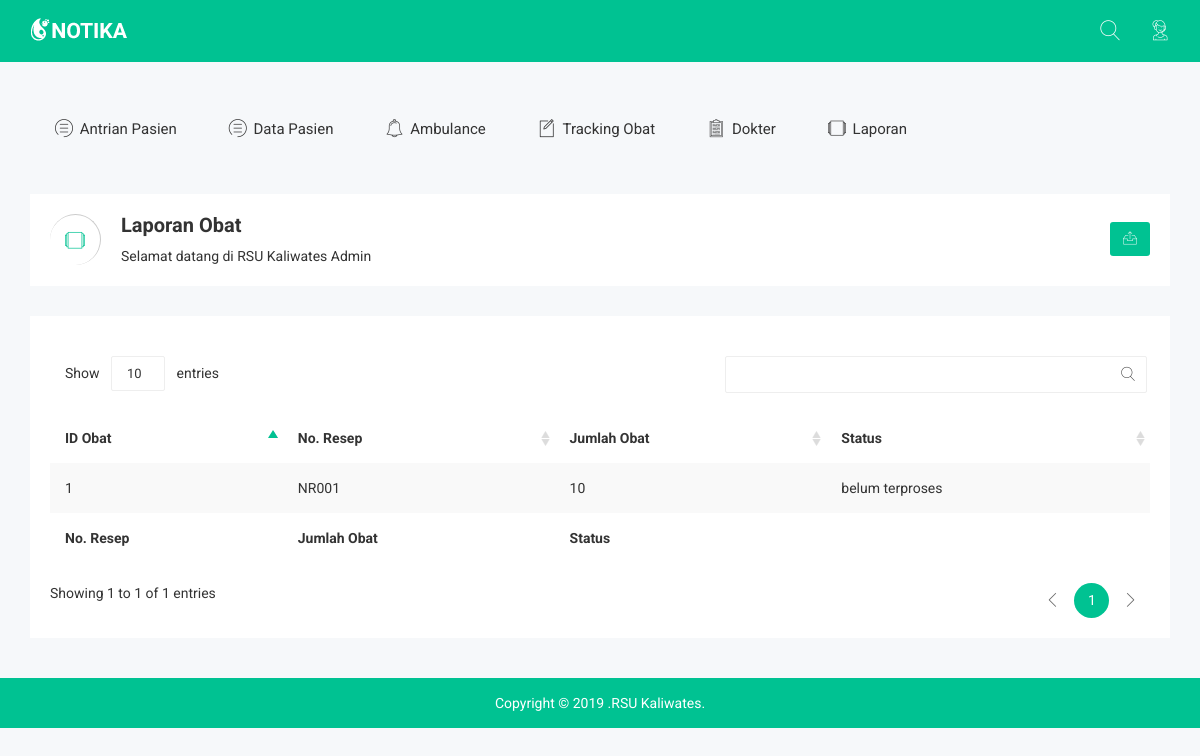
The app's page /index/?laporan=obat (signed in) with its own data.
### tables this page shows
CREATE TABLE `status_obat` (
  `id_obat` int(11) NOT NULL,
  `no_resep` varchar(5) NOT NULL,
  `jml_obat` varchar(2) NOT NULL,
  `status` enum('belum terproses','dirproses','selesai','') NOT NULL
);

### laporan/laporanobat.php (the view, shortened to what this page needs)
<?php
        include '../config.php';
?>
<!doctype html>
<html class="no-js" lang="">
<head>
    <link rel="stylesheet" href="../css/bootstrap.min.css">
    <link rel="stylesheet" href="../css/font-awesome.min.css">
    <link rel="stylesheet" href="../css/owl.carousel.css">
    <link rel="stylesheet" href="../css/owl.theme.css">
    <link rel="stylesheet" href="../css/owl.transitions.css">
    <link rel="stylesheet" href="../css/meanmenu/meanmenu.min.css">
    <link rel="stylesheet" href="../css/animate.css">
    <link rel="stylesheet" href="../css/normalize.css">
    <link rel="stylesheet" href="../css/wave/waves.min.css">
    <link rel="stylesheet" href="../css/wave/button.css">
    <link rel="stylesheet" href="../css/scrollbar/jquery.mCustomScrollbar.min.css">
    <link rel="stylesheet" href="../css/notika-custom-icon.css">
    <link rel="stylesheet" href="../css/jquery.dataTables.min.css">
    <link rel="stylesheet" href="../css/main.css">
    <link rel="stylesheet" href="../style.css">
    <link rel="stylesheet" href="../css/responsive.css">
</head>
<body>
<?php include '../part/header.php' ?>
   <?php include '../part/navbar_h.php' ?>
	<div class="breadcomb-area">
		<div class="container">
			<div class="row">
				<div class="col-lg-12 col-md-12 col-sm-12 col-xs-12">
					<div class="breadcomb-list">
						<div class="row">
							<div class="col-lg-6 col-md-6 col-sm-6 col-xs-12">
								<div class="breadcomb-wp">
									<div class="breadcomb-icon">
										<i class="notika-icon notika-windows"></i>
									</div>
									<div class="breadcomb-ctn">
										<h2>Laporan Obat</h2>
										<p>Selamat datang di RSU Kaliwates <span class="bread-ntd">Admin</span></p>
									</div>
								</div>
							</div>
							<div class="col-lg-6 col-md-6 col-sm-6 col-xs-3">
                                <div class="col-lg-6 col-md-6 col-sm-6 col-xs-3">
                                    <div class="breadcomb-report" style="padding-left: 480px;">
                                    <a type="button" data-toggle="tooltip" data-placement="left" title="Download Report" class="btn" href="cetakobat.php" ><i class="notika-icon notika-sent"></i>
                                      </a>
                                    </div>
                                </div>
                            </div>
	   					</div>
					</div>
				</div>
			</div>
		</div>
	</div>
    <div class="data-table-area">
        <div class="container">
            <div class="row">
                <div class="col-lg-12 col-md-12 col-sm-12 col-xs-12">
                    <div class="data-table-list">
                        <div class="table-responsive">
                            <table id="data-table-basic" class="table table-striped">
                                <br>
                                <thead>
                                    <tr>
                                        <th>ID Obat</th>
                                        <th>No. Resep</th>
                                        <th>Jumlah Obat</th>
                                        <th>Status</th>
                                    </tr>
                                </thead>
                                <tbody>
                                    <?php
                                        $sql = mysqli_query($link,"SELECT * FROM status_obat");
                                    while($data = mysqli_fetch_array($sql)){
                                    ?>
                                    <tr>
                                        <td><?php echo $data['id_obat']; ?></td>
                                        <td><?php echo $data['no_resep']; ?></td>
                                        <td><?php echo $data['jml_obat']; ?></td>
                                        <td><?php echo $data['status']; ?></td>
                                    </tr>
                                    <?php
                                    }
                                    ?>
                                </tbody>
                                <tfoot>
                                    <tr>
                                        <th>No. Resep</th>
                                        <th>Jumlah Obat</th>
                                        <th>Status</th>
                                    </tr>
                                </tfoot>
                            </table>
                        </div>
                    </div>
                </div>
            </div>
        </div>
    </div>
    <?php include '../part/footer.php' ?>
</body>
</html>

### css/main.css (style rules this page uses)
html { color: #222; font-size: 1em; line-height: 1.4; }

### records on screen
status_obat: id_obat "1", no_resep "NR001", jml_obat "10", status "belum terproses"
